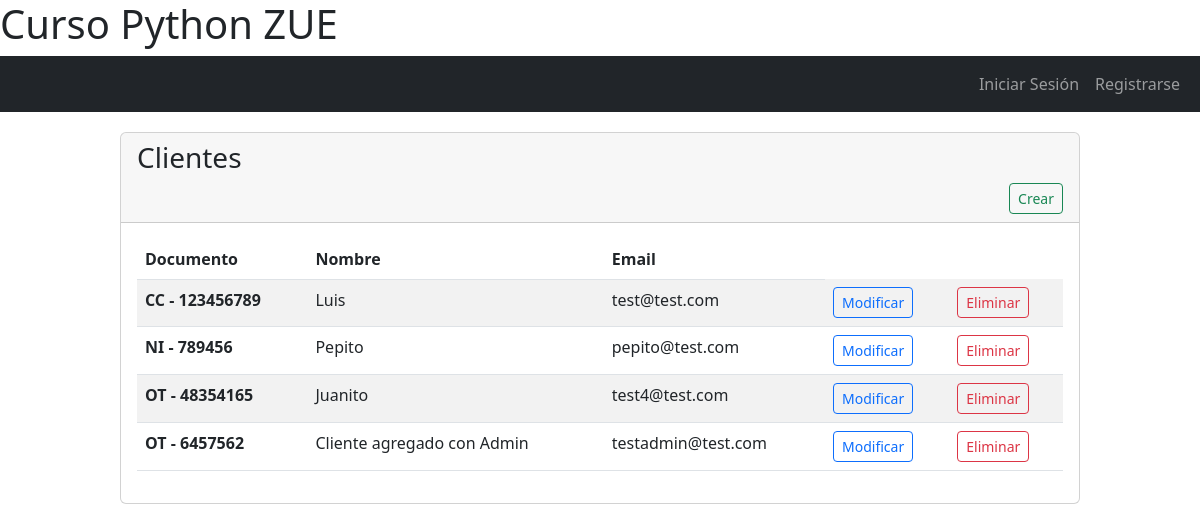
Page /index_cliente/ on the committed database.
### clientes/models.py (models this page shows, shortened)
class Clientes(models.Model):
    TIPO_DOCUMENTOS = (
        ('NI','NIT'),
        ('CC','Cedula de ciudadania'),
        ('PA','Pasaporte'),
        ('OT', 'Otro'),
    )
    nombre = models.CharField(verbose_name='Nombre',max_length=100)
    tipo_documento = models.CharField(verbose_name='Tipo de documento',max_length=2, choices=TIPO_DOCUMENTOS)
    num_documento = models.CharField(verbose_name='Número de documento',max_length=20)
    email = models.EmailField(verbose_name='Email',max_length=100)
    descripcion = models.TextField(verbose_name='Descripción')
    class Meta:
        verbose_name = 'Cliente'
        verbose_name_plural = 'Clientes'

### clientes/views.py (the view)
# urls.py: path('index_cliente/', vc.index, name='index_cliente'),
def index(request):
    clientes = Clientes.objects.all()
    return render(request,'index_cliente.html',{
        'clientes': clientes
    })

### clientes/templates/index_cliente.html
{% extends 'layout.html' %}
{% block title %}
<div class="row">
  <div class="d-flex justify-content-start" style="float:left;">
    <h3>Clientes</h3>
  </div>
  <div class="d-flex justify-content-end" style="float:left;">
    <a type="button" class="btn btn-sm btn-outline-success" href="{% url 'crear_cliente' %}">Crear</a>
  </div>
</div>
{% endblock %}
{% block content %}
<table class="table table-striped">
  <thead>
    <tr>
      <th scope="col">Documento</th>
      <th scope="col">Nombre</th>
      <th scope="col">Email</th>
    </tr>
  </thead>
  <tbody>
    {% for cliente in clientes %}
        <tr>
          <th>{{ cliente.tipo_documento }} - {{ cliente.num_documento }}</th>
          <td>{{ cliente.nombre }}</td>
          <td>{{ cliente.email }}</td>
          <td><a type="button" class="btn btn-sm btn-outline-primary"
                 href="{% url 'modificar_cliente' id=cliente.id %}">Modificar</a>
          </td>
          <td><a type="button" class="btn btn-sm btn-outline-danger"
                  href="{% url 'eliminar_cliente' id=cliente.id %}">Eliminar</a></td>
        </tr>
    {% endfor %}
  </tbody>
</table>
{% endblock %}

### rows in the picture
Clientes: tipo_documento "CC", num_documento "123456789", nombre "Luis", email "test@test.com"
Clientes: tipo_documento "NI", num_documento "789456", nombre "Pepito", email "pepito@test.com"
Clientes: tipo_documento "OT", num_documento "48354165", nombre "Juanito", email "test4@test.com"
Clientes: tipo_documento "OT", num_documento "6457562", nombre "Cliente agregado con Admin", email "testadmin@test.com"
